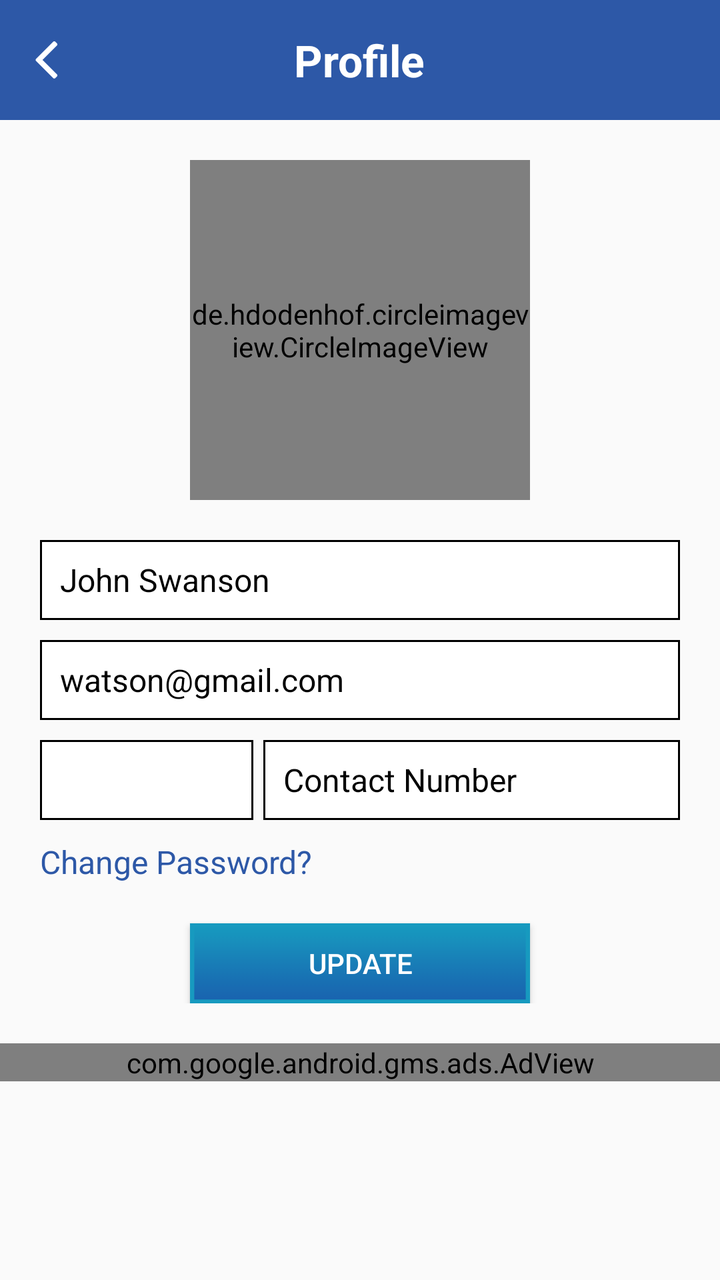
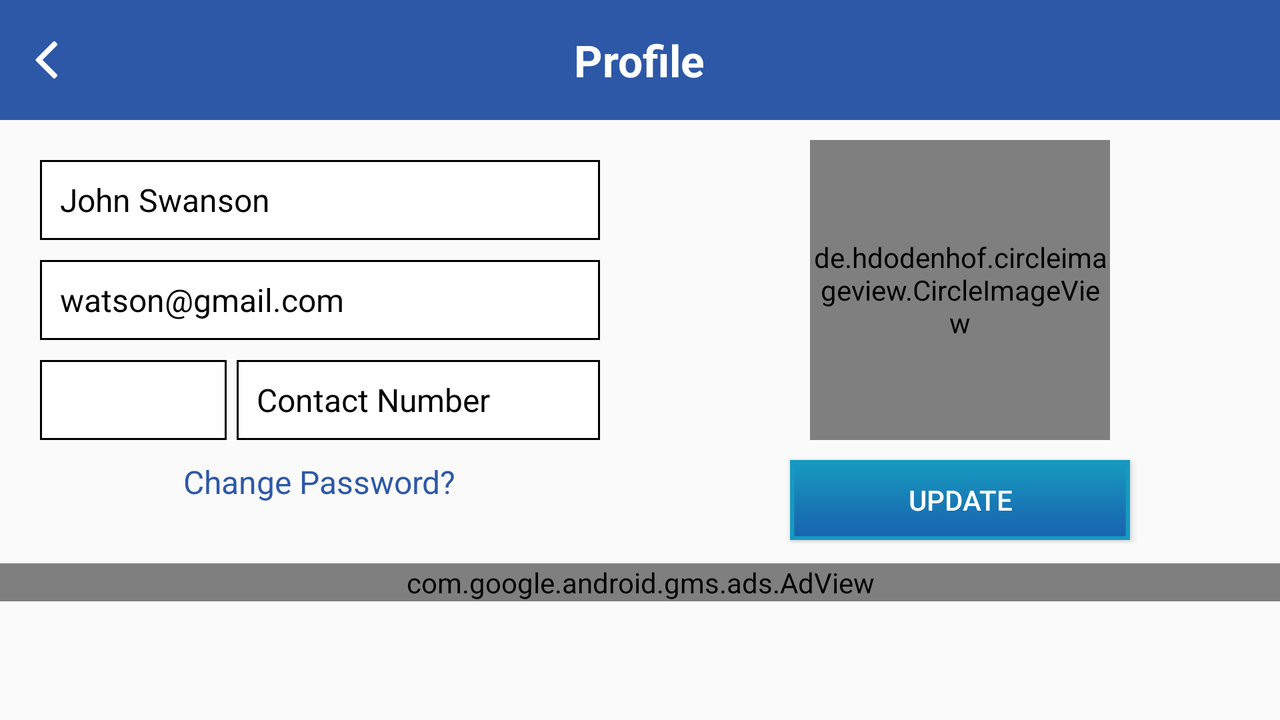

First picture: res/layout/ on a phone held upright. Second picture: the repository's own variant of that layout, on a device whose configuration matches the variant's folder. Source for both follows.
<!-- AndroidManifest.xml: application theme AppTheme -->
<!-- res/layout/activity_profile.xml -->
<?xml version="1.0" encoding="utf-8"?>
<LinearLayout xmlns:android="http://schemas.android.com/apk/res/android"
    android:layout_width="match_parent"
    android:layout_height="match_parent"
    android:orientation="vertical">

    <RelativeLayout
        android:layout_width="match_parent"
        android:layout_height="@dimen/actionbar_height"
        android:background="@color/color_blue">

        <ImageView
            android:id="@+id/imageview_back"
            android:layout_width="wrap_content"
            android:layout_height="wrap_content"
            android:layout_centerVertical="true"
            android:padding="@dimen/padding_10"
            android:src="@mipmap/back" />

        <TextView
            style="@style/style_title_textview"
            android:layout_width="wrap_content"
            android:layout_height="wrap_content"
            android:layout_centerHorizontal="true"
            android:layout_centerVertical="true"
            android:text="@string/text_title_Profile" />
    </RelativeLayout>

    <ScrollView
        android:layout_width="match_parent"
        android:layout_height="wrap_content">

        <LinearLayout
            android:layout_width="match_parent"
            android:layout_height="wrap_content"
            android:orientation="vertical">

            <de.hdodenhof.circleimageview.CircleImageView
                android:id="@+id/imageview_profile"
                android:layout_width="170dp"
                android:layout_height="170dp"
                android:layout_gravity="center"
                android:layout_marginTop="@dimen/margin_20"
                android:src="@mipmap/default_pic" />


            <LinearLayout
                android:layout_width="match_parent"
                android:layout_height="match_parent"
                android:layout_margin="@dimen/margin_20"
                android:orientation="vertical">


                <EditText
                    android:id="@+id/edittext_name"
                    style="@style/style_edittext"
                    android:layout_width="match_parent"
                    android:layout_height="wrap_content"
                    android:layout_marginBottom="@dimen/margin_10"
                    android:background="@drawable/edittext_style"
                    android:inputType="text"
                    android:text="John Swanson"
                    android:textColorHint="@color/colorBlack" />


                <TextView
                    android:id="@+id/edittext_email"
                    style="@style/style_edittext"
                    android:layout_width="match_parent"
                    android:layout_height="wrap_content"
                    android:layout_marginBottom="@dimen/margin_10"
                    android:background="@drawable/edittext_style"

                    android:text="watson@gmail.com"
                    android:textColorHint="@color/colorBlack" />

                <LinearLayout
                    android:layout_width="match_parent"
                    android:layout_height="wrap_content"
                    android:orientation="horizontal">

                    <Spinner
                        android:id="@+id/Spinner_country_codes"
                        android:layout_width="match_parent"
                        android:layout_height="match_parent"
                        android:layout_marginBottom="@dimen/margin_10"
                        android:layout_weight="3"
                        android:background="@drawable/edittext_style"
                        android:padding="5dp"
                        android:spinnerMode="dropdown" />


                    <EditText
                        android:id="@+id/edittext_contactnumber"
                        style="@style/style_edittext"
                        android:layout_width="match_parent"
                        android:layout_height="wrap_content"
                        android:layout_marginBottom="@dimen/margin_10"
                        android:layout_marginLeft="5dp"
                        android:layout_weight="1.5"
                        android:background="@drawable/edittext_style"
                        android:hint="@string/text_hint_phonenumber"
                        android:inputType="number"
                        android:maxLength="10"
                        android:textColorHint="@color/colorBlack" />
                </LinearLayout>


                <TextView
                    android:id="@+id/textview_changePassword"
                    style="@style/style_textview"
                    android:layout_width="wrap_content"
                    android:layout_height="wrap_content"
                    android:text="@string/text_Change_password" />


                <Button
                    android:id="@+id/button_update_profile"
                    android:layout_width="@dimen/button_width_follow"
                    android:layout_height="@dimen/button_height"
                    android:layout_gravity="center"
                    android:layout_marginTop="@dimen/margin_20"
                    android:background="@mipmap/btn_bg"
                    android:text="@string/text_update"
                    android:textAllCaps="true"
                    android:textColor="@color/colorWhite" />
            </LinearLayout>

            <com.google.android.gms.ads.AdView
                xmlns:ads="http://schemas.android.com/apk/res-auto"
                android:id="@+id/adView"
                android:layout_width="match_parent"
                android:layout_height="wrap_content"
                ads:adSize="BANNER"
                ads:adUnitId="@string/banner_home_footer"
                android:layout_marginBottom="5dp"/>


        </LinearLayout>
    </ScrollView>


</LinearLayout>
<!-- resources referenced by this layout -->
<resources>
  <color name="colorBlack">#000000</color>
  <color name="colorWhite">#ffffff</color>
  <color name="color_blue">#2d58a7</color>
  <dimen name="actionbar_height">60dp</dimen>
  <dimen name="button_height">40dp</dimen>
  <dimen name="button_width_follow">170dp</dimen>
  <dimen name="margin_10">10dp</dimen>
  <dimen name="margin_20">20dp</dimen>
  <dimen name="padding_10">10dp</dimen>
  <!-- drawable edittext_style (drawable) -->
  <?xml version="1.0" encoding="utf-8"?>
  <shape xmlns:android="http://schemas.android.com/apk/res/android"
      android:shape="rectangle">
  
  
      <stroke
          android:width="1dp"
          android:color="@color/colorBlack" />
      <size
          android:width="90dp"
          android:height="40dp" />
  
      <solid android:color="@color/colorWhite" />
  
  
  </shape>
  <!-- mipmap back: png bitmap (mipmap-hdpi, 1201 bytes) -->
  <!-- mipmap btn_bg: png bitmap (mipmap-hdpi, 1305 bytes) -->
  <!-- mipmap default_pic: png bitmap (mipmap-hdpi, 13774 bytes) -->
  <string name="banner_home_footer">ca-app-pub-7461905004609273/7944553549</string>
  <string name="text_Change_password">Change Password?</string>
  <string name="text_hint_phonenumber">Contact Number</string>
  <string name="text_title_Profile">Profile</string>
  <string name="text_update">Update</string>
  <style name="style_edittext" parent="android:Widget.EditText">
          <item name="android:textColor">@color/colorBlack</item>
          <item name="android:textSize">@dimen/medium_text_size</item>
          <item name="android:paddingLeft">@dimen/padding_10</item>
      </style>
  <style name="style_textview" parent="android:Widget.TextView">
          <item name="android:textColor">@color/color_blue</item>
          <item name="android:textSize">@dimen/medium_text_size</item>
      </style>
  <style name="style_title_textview" parent="android:Widget.TextView">
          <item name="android:textColor">@color/colorWhite</item>
          <item name="android:textSize">@dimen/xlarge_text_size</item>
          <item name="android:textStyle">bold</item>
      </style>
  <style name="AppTheme" parent="Theme.AppCompat.Light.DarkActionBar">
          
          <item name="windowNoTitle">true</item>
          <item name="windowActionBar">false</item>
          <item name="colorPrimary">@color/colorPrimary</item>
          <item name="colorPrimaryDark">@color/colorPrimaryDark</item>
          <item name="colorAccent">@color/colorAccent</item>
          <item name="android:windowIsTranslucent">true</item>
      </style>
  <dimen name="medium_text_size">16dp</dimen>
  <dimen name="xlarge_text_size">22dp</dimen>
  <color name="colorPrimary">#3F51B5</color>
  <color name="colorPrimaryDark">#2D6681</color>
  <color name="colorAccent">#1C668D</color>
</resources>
<!-- res/layout-land/activity_profile.xml (the repository's variant of the layout above) -->
<!-- drawn on the phone turned sideways -->
<?xml version="1.0" encoding="utf-8"?>
<LinearLayout xmlns:android="http://schemas.android.com/apk/res/android"
    android:layout_width="match_parent"
    android:layout_height="match_parent"
    android:orientation="vertical">

    <RelativeLayout
        android:layout_width="match_parent"
        android:layout_height="@dimen/actionbar_height"
        android:background="@color/color_blue">

        <ImageView
            android:id="@+id/imageview_back"
            android:layout_width="wrap_content"
            android:layout_height="wrap_content"
            android:layout_centerVertical="true"
            android:padding="@dimen/padding_10"
            android:src="@mipmap/back" />

        <TextView
            style="@style/style_title_textview"
            android:layout_width="wrap_content"
            android:layout_height="wrap_content"
            android:layout_centerHorizontal="true"
            android:layout_centerVertical="true"
            android:text="@string/text_title_Profile" />
    </RelativeLayout>


    <ScrollView
        android:layout_width="match_parent"
        android:layout_height="match_parent">

        <LinearLayout
            android:layout_width="match_parent"
            android:layout_height="match_parent"
            android:orientation="vertical">

            <LinearLayout
                android:layout_width="match_parent"
                android:layout_height="match_parent"
                android:orientation="horizontal">

                <LinearLayout
                    android:layout_width="match_parent"
                    android:layout_height="match_parent"
                    android:layout_margin="@dimen/margin_20"
                    android:layout_weight="1"
                    android:gravity="center"
                    android:orientation="vertical">


                    <EditText
                        android:id="@+id/edittext_name"
                        style="@style/style_edittext"
                        android:layout_width="match_parent"
                        android:layout_height="wrap_content"
                        android:layout_marginBottom="@dimen/margin_10"
                        android:background="@drawable/edittext_style"
                        android:inputType="text"
                        android:text="John Swanson"
                        android:textColorHint="@color/colorBlack" />


                    <TextView
                        android:id="@+id/edittext_email"
                        style="@style/style_edittext"
                        android:layout_width="match_parent"
                        android:layout_height="wrap_content"
                        android:layout_marginBottom="@dimen/margin_10"
                        android:background="@drawable/edittext_style"
                        android:text="watson@gmail.com"

                        android:textColorHint="@color/colorBlack" />

                    <LinearLayout
                        android:layout_width="match_parent"
                        android:layout_height="wrap_content"
                        android:orientation="horizontal">

                        <Spinner
                            android:id="@+id/Spinner_country_codes"
                            android:layout_width="match_parent"
                            android:layout_height="match_parent"
                            android:layout_marginBottom="@dimen/margin_10"
                            android:layout_weight="3"
                            android:background="@drawable/edittext_style"
                            android:padding="5dp"
                            android:spinnerMode="dropdown" />


                        <EditText
                            android:id="@+id/edittext_contactnumber"
                            style="@style/style_edittext"
                            android:layout_width="match_parent"
                            android:layout_height="wrap_content"
                            android:layout_marginBottom="@dimen/margin_10"
                            android:layout_marginLeft="5dp"
                            android:layout_weight="1.5"
                            android:background="@drawable/edittext_style"
                            android:hint="@string/text_hint_phonenumber"
                            android:inputType="number"
                            android:maxLength="10"
                            android:textColorHint="@color/colorBlack" />
                    </LinearLayout>

                    <TextView
                        android:id="@+id/textview_changePassword"
                        style="@style/style_textview"
                        android:layout_width="wrap_content"
                        android:layout_height="wrap_content"
                        android:text="@string/text_Change_password" />


                </LinearLayout>

                <LinearLayout
                    android:layout_width="match_parent"
                    android:layout_height="match_parent"
                    android:layout_weight="1"
                    android:orientation="vertical">

                    <de.hdodenhof.circleimageview.CircleImageView
                        android:id="@+id/imageview_profile"
                        android:layout_width="150dp"
                        android:layout_height="150dp"
                        android:layout_gravity="center"
                        android:layout_marginTop="@dimen/margin_10"
                        android:src="@mipmap/default_pic" />

                    <Button
                        android:id="@+id/button_update_profile"
                        android:layout_width="@dimen/button_width_follow"
                        android:layout_height="@dimen/button_height"
                        android:layout_gravity="center"
                        android:layout_marginTop="@dimen/margin_10"
                        android:background="@mipmap/btn_bg"
                        android:text="@string/text_update"
                        android:textAllCaps="true"
                        android:textColor="@color/colorWhite" />
                </LinearLayout>


            </LinearLayout>

            <com.google.android.gms.ads.AdView xmlns:ads="http://schemas.android.com/apk/res-auto"
                android:id="@+id/adView"
                android:layout_width="match_parent"
                android:layout_height="wrap_content"
                android:layout_marginBottom="5dp"
                android:layout_marginTop="10dp"
                ads:adSize="BANNER"
                ads:adUnitId="@string/banner_home_footer" />
        </LinearLayout>

    </ScrollView>


</LinearLayout>
